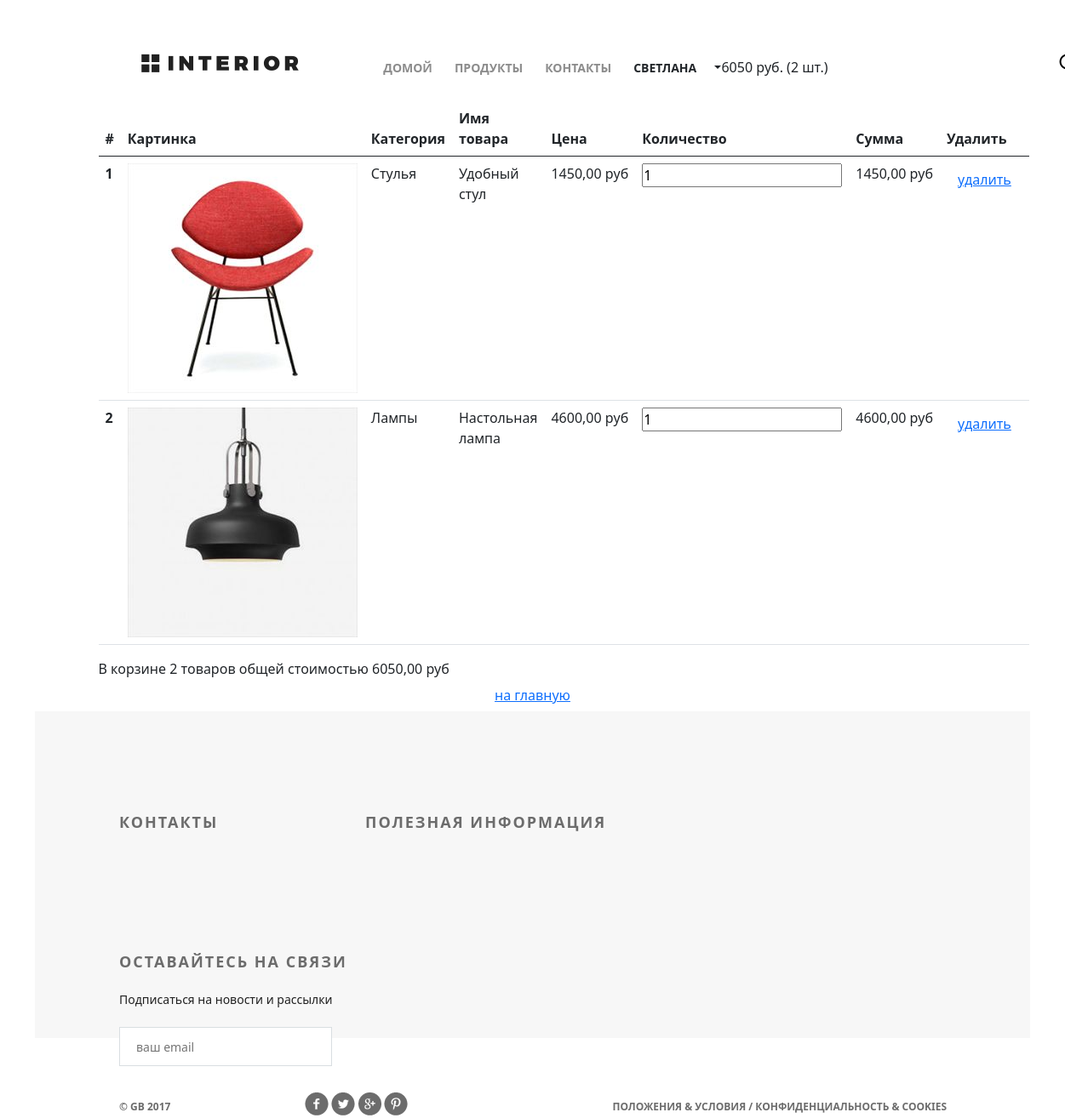
/basket/ (signed in), run on the app's committed database.
### authapp/models.py (models this page shows, shortened)
class ShopUser(AbstractUser):
    avatar = models.ImageField(upload_to='users_avatars', blank=True)
    age = models.PositiveIntegerField(verbose_name='возраст', default=18)
    activation_key = models.CharField(max_length=128, blank=True)
    activation_key_expires = models.DateTimeField(default=(now() + timedelta(hours=48)))

### basketapp/models.py (models this page shows, shortened)
class Basket(models.Model):
    objects = BasketQuerySet.as_manager()
    user = models.ForeignKey(
        settings.AUTH_USER_MODEL,
        on_delete=models.CASCADE,
        related_name='basket',
    )
    product = models.ForeignKey(
        Product,
        on_delete=models.CASCADE
    )
    quantity = models.PositiveIntegerField(verbose_name='количество', default=0)
    add_datetime = models.DateTimeField(verbose_name='время', auto_now_add=True)
    @property
    def product_cost(self):
        return self.product.price * self.quantity
    @property
    def total_quantity(self):
        _items = Basket.objects.filter(user=self.user)
        _totalquantity = sum(list(map(lambda x: x.quantity, _items)))
        return _totalquantity
    @property
    def total_cost(self):
        _items = Basket.objects.filter(user=self.user)
        _totalcost = sum(list(map(lambda x: x.product_cost, _items)))
        return _totalcost

### mainapp/models.py (models this page shows, shortened)
class Product(models.Model):
    category = models.ForeignKey(
        ProductCategory,
        on_delete=models.CASCADE
    )
    name = models.CharField(
        verbose_name='имя продукт',
        max_length=128
    )
    image = models.ImageField(
        upload_to='products_images',
        blank=True
    )
    short_desc = models.CharField(
        verbose_name='краткое описание',
        max_length=60,
        blank=True
    )
    description = models.TextField(
        verbose_name='описание',
        blank=True
    )
    price = models.DecimalField(
        verbose_name='цена',
        max_digits=8,
        decimal_places=2,
        default=0
    )
    quantity = models.PositiveIntegerField(
        verbose_name='количество на складе',
        default=0
    )
    is_active = models.BooleanField(
        verbose_name='активна',
        default=True
    )

class ProductCategory(models.Model):
    name = models.CharField(
        verbose_name='имя',
        max_length=64,
        unique=True
    )
    description = models.TextField(
        verbose_name='описание',
        blank=True
    )
    is_active = models.BooleanField(
        verbose_name='активна',
        default=True
    )

### basketapp/views.py (the view)
# urls.py: path('', basketapp.basket, name='view'),
@login_required
def basket(request):
    title = 'корзина'
    basket_items = Basket.objects.filter(user=request.user).order_by('product__category')
    context = {
        'title': title,
        'basket_items': basket_items,
    }
    return render(request, 'basketapp/list.html', context)

### mainapp/context_processors.py (called while the page is built)
def basket(request):
    print(f'context processor basket works')
    basket =[]
    if request.user.is_authenticated:
       basket = Basket.objects.filter(user=request.user)
    return {
        'basket': basket,
    }

### basketapp/templates/basketapp/list.html (shortened to what this page needs)
{% extends 'geekshop/base.html' %}
{% load static %}
{% block content %}
    <div class="hero-white">
        {% include 'geekshop/includes/header.html' %}
    </div>
    <div class="container basket_list px-5">
        <table class="table">
            <thead>
            <tr>
                <th scope="col">#</th>
                <th scope="col">Картинка</th>
                <th scope="col">Категория</th>
                <th scope="col">Имя товара</th>
                <th scope="col">Цена</th>
                <th scope="col">Количество</th>
                <th scope="col">Сумма</th>
                <th scope="col">Удалить</th>
            </tr>
            </thead>
            <tbody>
            {% for item in basket_items %}
                <tr>
                    <th scope="row">{{ forloop.counter }}</th>
                    <td><img src="/media/{{ item.product.image }}" alt="{{ item.product.short_desc }}"></td>
                    <td>{{ item.product.category.name }}</td>
                    <td>{{ item.product.name }}</td>
                    <td>{{ item.product.price }}&nbspруб</td>
                    <td><input type="number" name="{{ item.pk }}" min="0" value="{{ item.quantity }}"></td>
                    <td>{{ item.product_cost }}&nbspруб</td>
                    <td>
                        <button class="btn btn-round">
                            <a href="{% url 'basket:remove' item.pk %}" class="">
                                удалить
                            </a>
                        </button>
                    </td>
                </tr>
            {% endfor %}
            </tbody>
        </table>
        {% if basket_items %}
            <div class="basket_summary">
                В корзине {{ basket_items.0.total_quantity }} товаров общей стоимостью
                {{ basket_items.0.total_cost }} руб
            </div>
        {% endif %}
        <button class="btn btn-round form-control last">
            <a href="{% url 'index' %}" class="">
                на главную
            </a>
        </button>
    </div>
{% endblock %}

### geekshop/templates/geekshop/includes/header.html (shortened to what this page needs)
<div class="header clearfix">
    <a href="{% url 'index' %}" class="logo"></a>
    <ul class="menu">
        <li><a href="{% url 'index' %}" class="{% if request == '/' %}active{% endif %}">домой</a></li>
        <li><a href="{% url 'products:index' %}">продукты</a></li>
        <li><a href="{% url 'contacts' %}">контакты</a></li>
        {% if user.is_authenticated %}
            <li class="dropdown-toggle" id="dropdownMenuButton1" data-bs-toggle="dropdown" aria-expanded="false">
                <a>{{ user.first_name|default:'Пользователь' }}</a>
            </li>
            {% if basket %}
                <span>
                    {{ basket.0.total_cost|floatformat:0 }} руб.
                    ({{ basket.0.total_quantity }} шт.)
                </span>
            {% endif %}
        {% endif %}
    </ul>
    <a href="#" class="search"></a>
</div>

### geekshop/static/geekshop/style.css (style rules this page uses)
* { margin: 0; padding: 0; }
body { font-family: 'Montserrat', sans-serif; }
html, body { height: 100%; }
.container { width: 1366px; margin: 0 auto; min-height: 100%; }
.logo { background-image: url(img/logo.png); margin-top: 63px; width: 185px; height: 22px; float: left; }
.menu { list-style-type: none; margin-top: 67px; float: right; }
.menu li { float: left; }
.menu a { color: #8c8c8c; font-size: 14px; font-weight: 700; text-align: right; text-transform: uppercase; text-decoration: none; padding: 10px 13px; }
.search { display: block; width: 23px; height: 23px; background-image: url(img/search.png); position: absolute; top: 63px; left: 1176px; }
.clearfix:after { content: ""; display: block; clear: both; }
table { width: 100%; }
.hero-white { background-color: #fff; height: 119px; padding-left: 98px; padding-right: 211px; position: relative; }

### data on the page
ShopUser: first_name "СВЕТЛАНА"
Basket: user+product+quantity "6050", user+quantity "2", product.image (picture), product.category.name "Лампы", product.name "Настольная лампа", product.price "4600,00", quantity "1", product_cost "4600,00"
Basket: product.image (picture), product.category.name "Стулья", product.name "Удобный стул", product.price "1450,00", quantity "1", product_cost "1450,00", user+quantity "2", user+product+quantity "6050,00"
